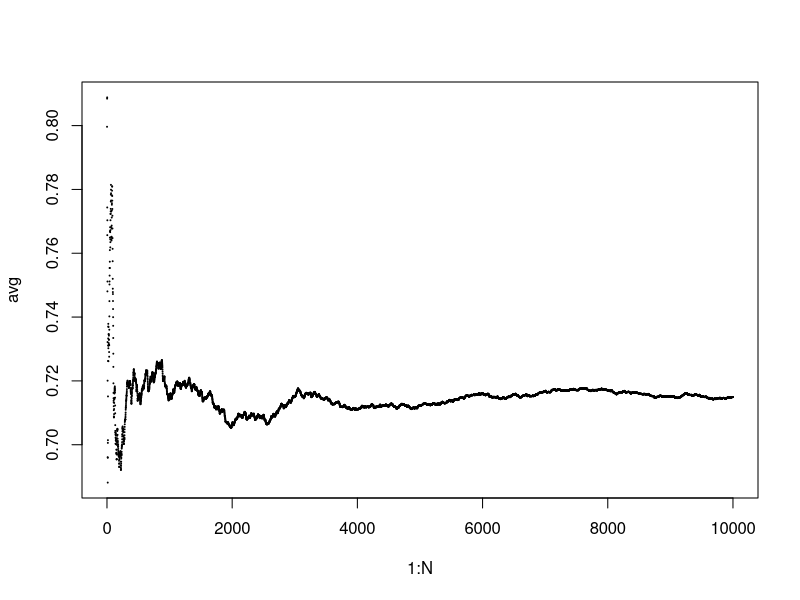

The R source for this figure:
Gibbs_simulation = function(n = 20, alpha = 5, beta = 2, N = 2000){
  M = matrix(0, (N + 1), 2)
  M[1,2] = rbeta(1, alpha, beta)
  for(i in 1:N){
    M[i+1,1] = rbinom(1, n, M[i,2])
    M[i+1,2] = rbeta(1, (M[i+1,1] + alpha), (n - M[i+1,1] + beta))
  }
  M[2:(N+1),]
}


moving_average = function(x){
  n = length(x)
  avg = numeric(n)
  s = 0
  for(i in 1:n){
    s = s + x[i]
    avg[i] = s/i
  }
  avg
}

N = 10000
M = Gibbs_simulation(N = N)

avg = moving_average(M[,2])
plot(1:N, avg, pch = 19, col = 1, cex = .1)



Gibbs_simulation = function(n = 20, alpha = 5, beta = 2, N = 2000){
  x = numeric(N + 1)
  y = numeric(N + 1)
  M = matrix(0, (N + 1), 2)
  y[1] = rbeta(1, alpha, beta)
  for(i in 1:N){
    x[i+1] = rbinom(1, n, y[i])
    y[i+1] = rbeta(1, (x[i+1] + alpha), (n - x[i+1] + beta))
  }
  M[,1] = x[2:(N+1)]
  M[,2] = y[2:(N+1)]
  M
}
